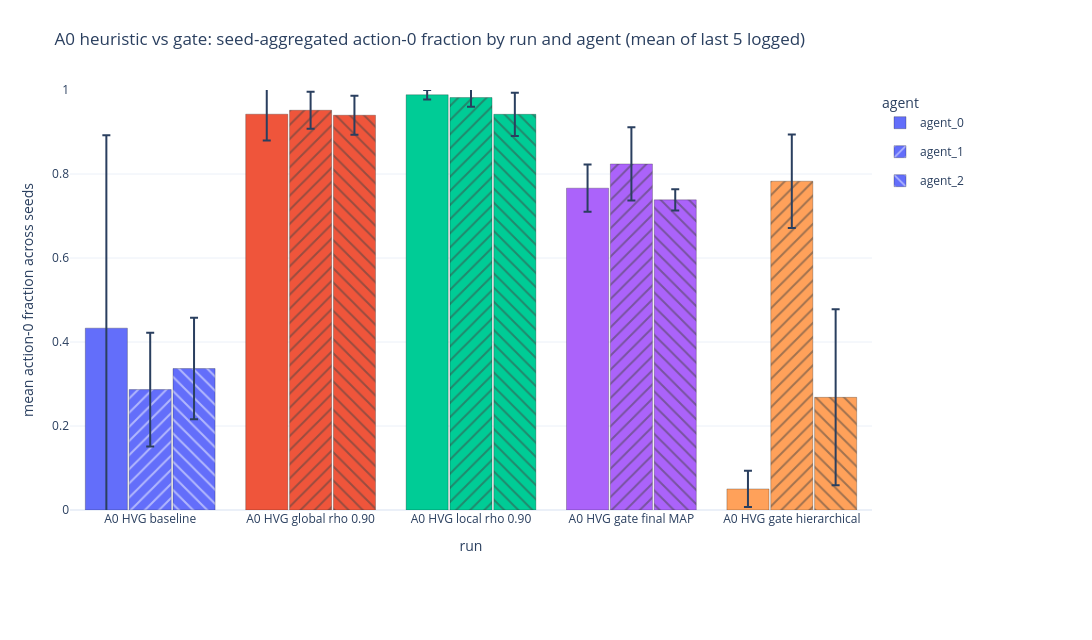
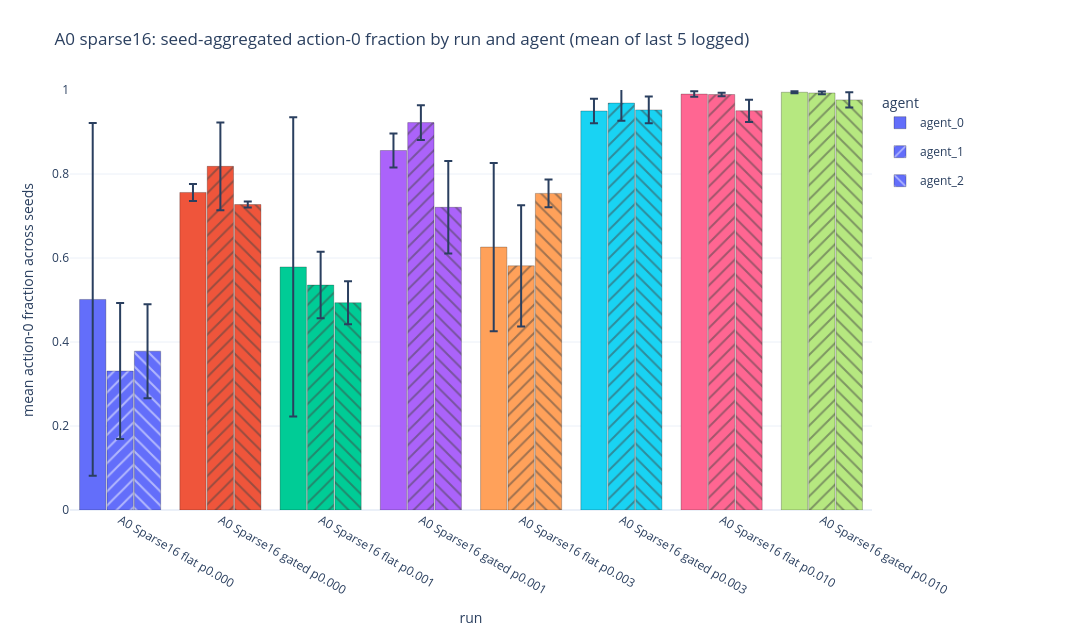
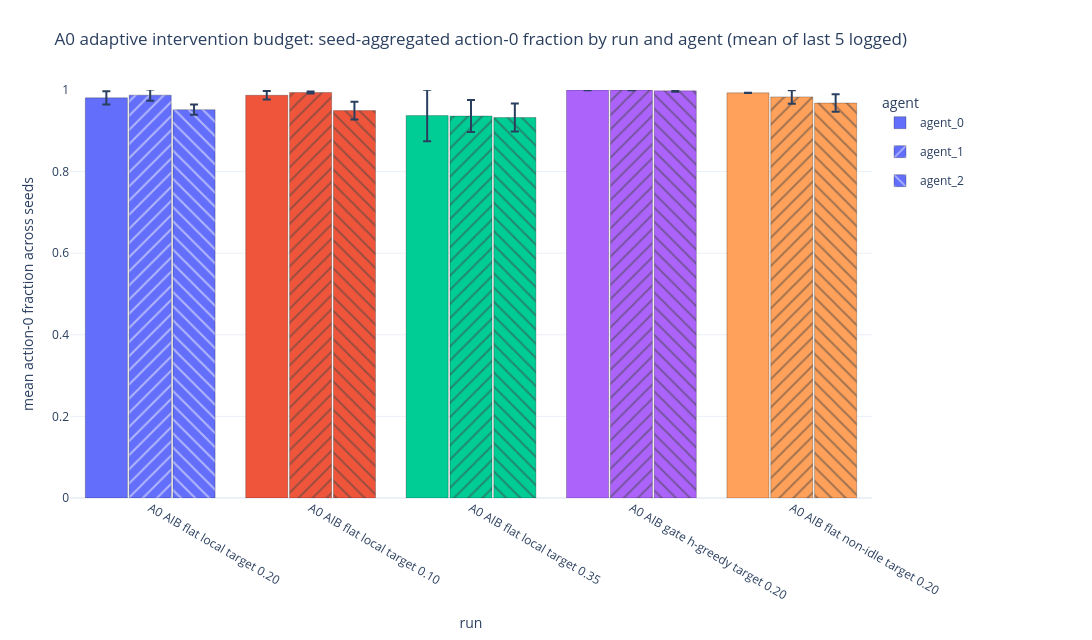

The notebook cell these images were saved under, in order:
### Markdown cell above
## Seed-Aggregated Last-5-Logged Action-0 Fraction By Run And Agent

### Code cell
seed_action0 = adm.seed_aggregated_last5_logged_action0_fraction_by_agent(ctx)
adm.display_metric_figures(seed_action0)

### Figure 1 — Plotly figure (JSON) as saved in the notebook; plotly's stock layout.template omitted (floating-point values rounded to 4 significant figures)
{"data": [{"customdata": [[0.4593, 3, "[0, 1, 2]", 17320.0, 18370.0, "['a0_hvg_00_baseline_s0', 'a0_hvg_00_baseline_s1', 'a0_hvg_00_baseline_s2']"], [0.06263, 3, "[0, 1, 2]", 37699, 2505.0, "['a0_hvg_01_eval_rho090_s0', 'a0_hvg_01_eval_rho090_s1', 'a0_hvg_01_eval_rho090_s2']"], [0.01123, 3, "[0, 1, 2]", 39548, 449.1, "['a0_hvg_04_eval_local_rho090_s0', 'a0_hvg_04_eval_local_rho090_s1', 'a0_hvg_04_eval_local_rho090_s2']"], [0.05622, 3, "[0, 1, 2]", 30650.0, 2249.0, "['a0_hvg_02_gate_final_map_s0', 'a0_hvg_02_gate_final_map_s1', 'a0_hvg_02_gate_final_map_s2']"], [0.04322, 3, "[0, 1, 2]", 2005.0, 1729.0, "['a0_hvg_03_gate_hierarchical_s0', 'a0_hvg_03_gate_hierarchical_s1', 'a0_hvg_03_gate_hierarchical_s2']"]], "error_y": {"array": [0.4593, 0.06263, 0.01123, 0.05622, 0.04322], "type": "data", "visible": true}, "hovertemplate": "run=%{x}<br>agent=agent_0<br>mean action-0 fraction=%{y:.4f}<br>std across seeds=%{customdata[0]:.4f}<br>n_seeds=%{customdata[1]}<br>seeds=%{customdata[2]}<br>mean action-0 count=%{customdata[3]:.0f}<br>std action-0 count=%{customdata[4]:.0f}<br>seed runs=%{customdata[5]}<extra></extra>", "legendgroup": "agent_0", "marker": {"color": ["#636EFA", "#EF553B", "#00CC96", "#AB63FA", "#FFA15A"], "line": {"color": "rgba(0,0,0,0.35)", "width": 0.7}, "pattern": {"shape": ""}}, "name": "agent_0", "type": "bar", "x": ["A0 HVG baseline", "A0 HVG global rho 0.90", "A0 HVG local rho 0.90", "A0 HVG gate final MAP", "A0 HVG gate hierarchical"], "y": [0.433, 0.9425, 0.9887, 0.7663, 0.05012]}, {"customdata": [[0.1356, 3, "[0, 1, 2]", 11470.0, 5422.0, "['a0_hvg_00_baseline_s0', 'a0_hvg_00_baseline_s1', 'a0_hvg_00_baseline_s2']"], [0.04397, 3, "[0, 1, 2]", 38070.0, 1759.0, "['a0_hvg_01_eval_rho090_s0', 'a0_hvg_01_eval_rho090_s1', 'a0_hvg_01_eval_rho090_s2']"], [0.02218, 3, "[0, 1, 2]", 39280.0, 887.5, "['a0_hvg_04_eval_local_rho090_s0', 'a0_hvg_04_eval_local_rho090_s1', 'a0_hvg_04_eval_local_rho090_s2']"], [0.08714, 3, "[0, 1, 2]", 32960.0, 3486.0, "['a0_hvg_02_gate_final_map_s0', 'a0_hvg_02_gate_final_map_s1', 'a0_hvg_02_gate_final_map_s2']"], [0.1114, 3, "[0, 1, 2]", 31312, 4455.0, "['a0_hvg_03_gate_hierarchical_s0', 'a0_hvg_03_gate_hierarchical_s1', 'a0_hvg_03_gate_hierarchical_s2']"]], "error_y": {"array": [0.1356, 0.04397, 0.02218, 0.08714, 0.1114], "type": "data", "visible": true}, "hovertemplate": "run=%{x}<br>agent=agent_1<br>mean action-0 fraction=%{y:.4f}<br>std across seeds=%{customdata[0]:.4f}<br>n_seeds=%{customdata[1]}<br>seeds=%{customdata[2]}<br>mean action-0 count=%{customdata[3]:.0f}<br>std action-0 count=%{customdata[4]:.0f}<br>seed runs=%{customdata[5]}<extra></extra>", "legendgroup": "agent_1", "marker": {"color": ["#636EFA", "#EF553B", "#00CC96", "#AB63FA", "#FFA15A"], "line": {"color": "rgba(0,0,0,0.35)", "width": 0.7}, "pattern": {"shape": "/"}}, "name": "agent_1", "type": "bar", "x": ["A0 HVG baseline", "A0 HVG global rho 0.90", "A0 HVG local rho 0.90", "A0 HVG gate final MAP", "A0 HVG gate hierarchical"], "y": [0.2867, 0.9518, 0.9821, 0.824, 0.7828]}, {"customdata": [[0.1208, 3, "[0, 1, 2]", 13470.0, 4830.0, "['a0_hvg_00_baseline_s0', 'a0_hvg_00_baseline_s1', 'a0_hvg_00_baseline_s2']"], [0.04662, 3, "[0, 1, 2]", 37600.0, 1865.0, "['a0_hvg_01_eval_rho090_s0', 'a0_hvg_01_eval_rho090_s1', 'a0_hvg_01_eval_rho090_s2']"], [0.0515, 3, "[0, 1, 2]", 37687, 2060.0, "['a0_hvg_04_eval_local_rho090_s0', 'a0_hvg_04_eval_local_rho090_s1', 'a0_hvg_04_eval_local_rho090_s2']"], [0.02537, 3, "[0, 1, 2]", 29540.0, 1015.0, "['a0_hvg_02_gate_final_map_s0', 'a0_hvg_02_gate_final_map_s1', 'a0_hvg_02_gate_final_map_s2']"], [0.2096, 3, "[0, 1, 2]", 10730.0, 8383.0, "['a0_hvg_03_gate_hierarchical_s0', 'a0_hvg_03_gate_hierarchical_s1', 'a0_hvg_03_gate_hierarchical_s2']"]], "error_y": {"array": [0.1208, 0.04662, 0.0515, 0.02537, 0.2096], "type": "data", "visible": true}, "hovertemplate": "run=%{x}<br>agent=agent_2<br>mean action-0 fraction=%{y:.4f}<br>std across seeds=%{customdata[0]:.4f}<br>n_seeds=%{customdata[1]}<br>seeds=%{customdata[2]}<br>mean action-0 count=%{customdata[3]:.0f}<br>std action-0 count=%{customdata[4]:.0f}<br>seed runs=%{customdata[5]}<extra></extra>", "legendgroup": "agent_2", "marker": {"color": ["#636EFA", "#EF553B", "#00CC96", "#AB63FA", "#FFA15A"], "line": {"color": "rgba(0,0,0,0.35)", "width": 0.7}, "pattern": {"shape": "\\"}}, "name": "agent_2", "type": "bar", "x": ["A0 HVG baseline", "A0 HVG global rho 0.90", "A0 HVG local rho 0.90", "A0 HVG gate final MAP", "A0 HVG gate hierarchical"], "y": [0.3368, 0.94, 0.9422, 0.7385, 0.2682]}], "layout": {"bargap": 0.18, "bargroupgap": 0.04, "barmode": "group", "height": 640, "legend": {"orientation": "v", "title": {"text": "agent"}, "x": 1.01, "xanchor": "left", "y": 1, "yanchor": "top"}, "margin": {"b": 130, "l": 70, "r": 220, "t": 90}, "title": {"text": "A0 heuristic vs gate: seed-aggregated action-0 fraction by run and agent (mean of last 5 logged)"}, "width": 1450, "xaxis": {"categoryarray": ["A0 HVG baseline", "A0 HVG global rho 0.90", "A0 HVG local rho 0.90", "A0 HVG gate final MAP", "A0 HVG gate hierarchical"], "categoryorder": "array", "title": {"text": "run"}}, "yaxis": {"range": [0, 1], "title": {"text": "mean action-0 fraction across seeds"}}}}

### Figure 2 — Plotly figure (JSON) as saved in the notebook; plotly's stock layout.template omitted (floating-point values rounded to 4 significant figures)
{"data": [{"customdata": [[0.42, 3, "[0, 1, 2]", 20050.0, 16800.0, "['a0_sparse16_flat_p000_s0', 'a0_sparse16_flat_p000_s1', 'a0_sparse16_flat_p000_s2']"], [0.02011, 3, "[0, 1, 2]", 30244, 804.3, "['a0_sparse16_gated_p000_s0', 'a0_sparse16_gated_p000_s1', 'a0_sparse16_gated_p000_s2']"], [0.3563, 3, "[0, 1, 2]", 23150.0, 14250.0, "['a0_sparse16_flat_p001_s0', 'a0_sparse16_flat_p001_s1', 'a0_sparse16_flat_p001_s2']"], [0.04057, 3, "[0, 1, 2]", 34240.0, 1623.0, "['a0_sparse16_gated_p001_s0', 'a0_sparse16_gated_p001_s1', 'a0_sparse16_gated_p001_s2']"], [0.2001, 3, "[0, 1, 2]", 25040.0, 8006.0, "['a0_sparse16_flat_p003_s0', 'a0_sparse16_flat_p003_s1', 'a0_sparse16_flat_p003_s2']"], [0.02901, 3, "[0, 1, 2]", 37999, 1161.0, "['a0_sparse16_gated_p003_s0', 'a0_sparse16_gated_p003_s1', 'a0_sparse16_gated_p003_s2']"], [0.00645, 3, "[0, 1, 2]", 39610.0, 258.4, "['a0_sparse16_flat_p010_s0', 'a0_sparse16_flat_p010_s1', 'a0_sparse16_flat_p010_s2']"], [0.002383, 3, "[0, 1, 2]", 39786, 95.64, "['a0_sparse16_gated_p010_s0', 'a0_sparse16_gated_p010_s1', 'a0_sparse16_gated_p010_s2']"]], "error_y": {"array": [0.42, 0.02011, 0.3563, 0.04057, 0.2001, 0.02901, 0.00645, 0.002383], "type": "data", "visible": true}, "hovertemplate": "run=%{x}<br>agent=agent_0<br>mean action-0 fraction=%{y:.4f}<br>std across seeds=%{customdata[0]:.4f}<br>n_seeds=%{customdata[1]}<br>seeds=%{customdata[2]}<br>mean action-0 count=%{customdata[3]:.0f}<br>std action-0 count=%{customdata[4]:.0f}<br>seed runs=%{customdata[5]}<extra></extra>", "legendgroup": "agent_0", "marker": {"color": ["#636EFA", "#EF553B", "#00CC96", "#AB63FA", "#FFA15A", "#19D3F3", "#FF6692", "#B6E880"], "line": {"color": "rgba(0,0,0,0.35)", "width": 0.7}, "pattern": {"shape": ""}}, "name": "agent_0", "type": "bar", "x": ["A0 Sparse16 flat p0.000", "A0 Sparse16 gated p0.000", "A0 Sparse16 flat p0.001", "A0 Sparse16 gated p0.001", "A0 Sparse16 flat p0.003", "A0 Sparse16 gated p0.003", "A0 Sparse16 flat p0.010", "A0 Sparse16 gated p0.010"], "y": [0.5013, 0.7561, 0.5787, 0.856, 0.626, 0.95, 0.9903, 0.9946]}, {"customdata": [[0.1618, 3, "[0, 1, 2]", 13230.0, 6471.0, "['a0_sparse16_flat_p000_s0', 'a0_sparse16_flat_p000_s1', 'a0_sparse16_flat_p000_s2']"], [0.1045, 3, "[0, 1, 2]", 32730.0, 4181.0, "['a0_sparse16_gated_p000_s0', 'a0_sparse16_gated_p000_s1', 'a0_sparse16_gated_p000_s2']"], [0.07906, 3, "[0, 1, 2]", 21422, 3163.0, "['a0_sparse16_flat_p001_s0', 'a0_sparse16_flat_p001_s1', 'a0_sparse16_flat_p001_s2']"], [0.04151, 3, "[0, 1, 2]", 36895, 1660.0, "['a0_sparse16_gated_p001_s0', 'a0_sparse16_gated_p001_s1', 'a0_sparse16_gated_p001_s2']"], [0.1444, 3, "[0, 1, 2]", 23256, 5778.0, "['a0_sparse16_flat_p003_s0', 'a0_sparse16_flat_p003_s1', 'a0_sparse16_flat_p003_s2']"], [0.04194, 3, "[0, 1, 2]", 38760.0, 1678.0, "['a0_sparse16_gated_p003_s0', 'a0_sparse16_gated_p003_s1', 'a0_sparse16_gated_p003_s2']"], [0.004155, 3, "[0, 1, 2]", 39571, 166.0, "['a0_sparse16_flat_p010_s0', 'a0_sparse16_flat_p010_s1', 'a0_sparse16_flat_p010_s2']"], [0.003281, 3, "[0, 1, 2]", 39718, 131.4, "['a0_sparse16_gated_p010_s0', 'a0_sparse16_gated_p010_s1', 'a0_sparse16_gated_p010_s2']"]], "error_y": {"array": [0.1618, 0.1045, 0.07906, 0.04151, 0.1444, 0.04194, 0.004155, 0.003281], "type": "data", "visible": true}, "hovertemplate": "run=%{x}<br>agent=agent_1<br>mean action-0 fraction=%{y:.4f}<br>std across seeds=%{customdata[0]:.4f}<br>n_seeds=%{customdata[1]}<br>seeds=%{customdata[2]}<br>mean action-0 count=%{customdata[3]:.0f}<br>std action-0 count=%{customdata[4]:.0f}<br>seed runs=%{customdata[5]}<extra></extra>", "legendgroup": "agent_1", "marker": {"color": ["#636EFA", "#EF553B", "#00CC96", "#AB63FA", "#FFA15A", "#19D3F3", "#FF6692", "#B6E880"], "line": {"color": "rgba(0,0,0,0.35)", "width": 0.7}, "pattern": {"shape": "/"}}, "name": "agent_1", "type": "bar", "x": ["A0 Sparse16 flat p0.000", "A0 Sparse16 gated p0.000", "A0 Sparse16 flat p0.001", "A0 Sparse16 gated p0.001", "A0 Sparse16 flat p0.003", "A0 Sparse16 gated p0.003", "A0 Sparse16 flat p0.010", "A0 Sparse16 gated p0.010"], "y": [0.3308, 0.8183, 0.5356, 0.9224, 0.5814, 0.9689, 0.9893, 0.9929]}, {"customdata": [[0.1119, 3, "[0, 1, 2]", 15127, 4475.0, "['a0_sparse16_flat_p000_s0', 'a0_sparse16_flat_p000_s1', 'a0_sparse16_flat_p000_s2']"], [0.006884, 3, "[0, 1, 2]", 29090.0, 275.2, "['a0_sparse16_gated_p000_s0', 'a0_sparse16_gated_p000_s1', 'a0_sparse16_gated_p000_s2']"], [0.05135, 3, "[0, 1, 2]", 19742, 2054.0, "['a0_sparse16_flat_p001_s0', 'a0_sparse16_flat_p001_s1', 'a0_sparse16_flat_p001_s2']"], [0.1103, 3, "[0, 1, 2]", 28830.0, 4412.0, "['a0_sparse16_gated_p001_s0', 'a0_sparse16_gated_p001_s1', 'a0_sparse16_gated_p001_s2']"], [0.03303, 3, "[0, 1, 2]", 30153, 1321.0, "['a0_sparse16_flat_p003_s0', 'a0_sparse16_flat_p003_s1', 'a0_sparse16_flat_p003_s2']"], [0.03192, 3, "[0, 1, 2]", 38100.0, 1277.0, "['a0_sparse16_gated_p003_s0', 'a0_sparse16_gated_p003_s1', 'a0_sparse16_gated_p003_s2']"], [0.0265, 3, "[0, 1, 2]", 38020.0, 1060.0, "['a0_sparse16_flat_p010_s0', 'a0_sparse16_flat_p010_s1', 'a0_sparse16_flat_p010_s2']"], [0.018, 3, "[0, 1, 2]", 39050.0, 720.2, "['a0_sparse16_gated_p010_s0', 'a0_sparse16_gated_p010_s1', 'a0_sparse16_gated_p010_s2']"]], "error_y": {"array": [0.1119, 0.006884, 0.05135, 0.1103, 0.03303, 0.03192, 0.0265, 0.018], "type": "data", "visible": true}, "hovertemplate": "run=%{x}<br>agent=agent_2<br>mean action-0 fraction=%{y:.4f}<br>std across seeds=%{customdata[0]:.4f}<br>n_seeds=%{customdata[1]}<br>seeds=%{customdata[2]}<br>mean action-0 count=%{customdata[3]:.0f}<br>std action-0 count=%{customdata[4]:.0f}<br>seed runs=%{customdata[5]}<extra></extra>", "legendgroup": "agent_2", "marker": {"color": ["#636EFA", "#EF553B", "#00CC96", "#AB63FA", "#FFA15A", "#19D3F3", "#FF6692", "#B6E880"], "line": {"color": "rgba(0,0,0,0.35)", "width": 0.7}, "pattern": {"shape": "\\"}}, "name": "agent_2", "type": "bar", "x": ["A0 Sparse16 flat p0.000", "A0 Sparse16 gated p0.000", "A0 Sparse16 flat p0.001", "A0 Sparse16 gated p0.001", "A0 Sparse16 flat p0.003", "A0 Sparse16 gated p0.003", "A0 Sparse16 flat p0.010", "A0 Sparse16 gated p0.010"], "y": [0.3782, 0.7274, 0.4935, 0.7207, 0.7538, 0.9526, 0.9506, 0.9764]}], "layout": {"bargap": 0.18, "bargroupgap": 0.04, "barmode": "group", "height": 640, "legend": {"orientation": "v", "title": {"text": "agent"}, "x": 1.01, "xanchor": "left", "y": 1, "yanchor": "top"}, "margin": {"b": 130, "l": 70, "r": 220, "t": 90}, "title": {"text": "A0 sparse16: seed-aggregated action-0 fraction by run and agent (mean of last 5 logged)"}, "width": 1450, "xaxis": {"categoryarray": ["A0 Sparse16 flat p0.000", "A0 Sparse16 gated p0.000", "A0 Sparse16 flat p0.001", "A0 Sparse16 gated p0.001", "A0 Sparse16 flat p0.003", "A0 Sparse16 gated p0.003", "A0 Sparse16 flat p0.010", "A0 Sparse16 gated p0.010"], "categoryorder": "array", "title": {"text": "run"}}, "yaxis": {"range": [0, 1], "title": {"text": "mean action-0 fraction across seeds"}}}}

### Figure 3 — Plotly figure (JSON) as saved in the notebook; plotly's stock layout.template omitted (floating-point values rounded to 4 significant figures)
{"data": [{"customdata": [[0.01635, 3, "[0, 1, 2]", 39230.0, 654.2, "['a0_aib_00_flat_local_t020_s0', 'a0_aib_00_flat_local_t020_s1', 'a0_aib_00_flat_local_t020_s2']"], [0.01043, 3, "[0, 1, 2]", 39480.0, 417.3, "['a0_aib_01_flat_local_t010_s0', 'a0_aib_01_flat_local_t010_s1', 'a0_aib_01_flat_local_t010_s2']"], [0.06312, 3, "[0, 1, 2]", 37490.0, 2525.0, "['a0_aib_02_flat_local_t035_s0', 'a0_aib_02_flat_local_t035_s1', 'a0_aib_02_flat_local_t035_s2']"], [0.0002855, 3, "[0, 1, 2]", 39993, 11.27, "['a0_aib_03_gate_hgreedy_sep_local_t020_s0', 'a0_aib_03_gate_hgreedy_sep_local_t020_s1', 'a0_aib_03_gate_hgreedy_sep_local_t020_s2']"], [0.0003819, 3, "[0, 1, 2]", 39720.0, 15.5, "['a0_aib_04_flat_nonidle_t020_s0', 'a0_aib_04_flat_nonidle_t020_s1', 'a0_aib_04_flat_nonidle_t020_s2']"]], "error_y": {"array": [0.01635, 0.01043, 0.06312, 0.0002855, 0.0003819], "type": "data", "visible": true}, "hovertemplate": "run=%{x}<br>agent=agent_0<br>mean action-0 fraction=%{y:.4f}<br>std across seeds=%{customdata[0]:.4f}<br>n_seeds=%{customdata[1]}<br>seeds=%{customdata[2]}<br>mean action-0 count=%{customdata[3]:.0f}<br>std action-0 count=%{customdata[4]:.0f}<br>seed runs=%{customdata[5]}<extra></extra>", "legendgroup": "agent_0", "marker": {"color": ["#636EFA", "#EF553B", "#00CC96", "#AB63FA", "#FFA15A"], "line": {"color": "rgba(0,0,0,0.35)", "width": 0.7}, "pattern": {"shape": ""}}, "name": "agent_0", "type": "bar", "x": ["A0 AIB flat local target 0.20", "A0 AIB flat local target 0.10", "A0 AIB flat local target 0.35", "A0 AIB gate h-greedy target 0.20", "A0 AIB flat non-idle target 0.20"], "y": [0.9807, 0.9871, 0.9373, 0.9998, 0.993]}, {"customdata": [[0.01386, 3, "[0, 1, 2]", 39497, 554.4, "['a0_aib_00_flat_local_t020_s0', 'a0_aib_00_flat_local_t020_s1', 'a0_aib_00_flat_local_t020_s2']"], [0.002297, 3, "[0, 1, 2]", 39756, 91.8, "['a0_aib_01_flat_local_t010_s0', 'a0_aib_01_flat_local_t010_s1', 'a0_aib_01_flat_local_t010_s2']"], [0.03929, 3, "[0, 1, 2]", 37448, 1572.0, "['a0_aib_02_flat_local_t035_s0', 'a0_aib_02_flat_local_t035_s1', 'a0_aib_02_flat_local_t035_s2']"], [0.000167, 3, "[0, 1, 2]", 39990.0, 6.658, "['a0_aib_03_gate_hgreedy_sep_local_t020_s0', 'a0_aib_03_gate_hgreedy_sep_local_t020_s1', 'a0_aib_03_gate_hgreedy_sep_local_t020_s2']"], [0.01655, 3, "[0, 1, 2]", 39320.0, 662.0, "['a0_aib_04_flat_nonidle_t020_s0', 'a0_aib_04_flat_nonidle_t020_s1', 'a0_aib_04_flat_nonidle_t020_s2']"]], "error_y": {"array": [0.01386, 0.002297, 0.03929, 0.000167, 0.01655], "type": "data", "visible": true}, "hovertemplate": "run=%{x}<br>agent=agent_1<br>mean action-0 fraction=%{y:.4f}<br>std across seeds=%{customdata[0]:.4f}<br>n_seeds=%{customdata[1]}<br>seeds=%{customdata[2]}<br>mean action-0 count=%{customdata[3]:.0f}<br>std action-0 count=%{customdata[4]:.0f}<br>seed runs=%{customdata[5]}<extra></extra>", "legendgroup": "agent_1", "marker": {"color": ["#636EFA", "#EF553B", "#00CC96", "#AB63FA", "#FFA15A"], "line": {"color": "rgba(0,0,0,0.35)", "width": 0.7}, "pattern": {"shape": "/"}}, "name": "agent_1", "type": "bar", "x": ["A0 AIB flat local target 0.20", "A0 AIB flat local target 0.10", "A0 AIB flat local target 0.35", "A0 AIB gate h-greedy target 0.20", "A0 AIB flat non-idle target 0.20"], "y": [0.9874, 0.9939, 0.9362, 0.9998, 0.9831]}, {"customdata": [[0.01263, 3, "[0, 1, 2]", 38070, 505.5, "['a0_aib_00_flat_local_t020_s0', 'a0_aib_00_flat_local_t020_s1', 'a0_aib_00_flat_local_t020_s2']"], [0.02187, 3, "[0, 1, 2]", 37980, 874.8, "['a0_aib_01_flat_local_t010_s0', 'a0_aib_01_flat_local_t010_s1', 'a0_aib_01_flat_local_t010_s2']"], [0.03441, 3, "[0, 1, 2]", 37300.0, 1377.0, "['a0_aib_02_flat_local_t035_s0', 'a0_aib_02_flat_local_t035_s1', 'a0_aib_02_flat_local_t035_s2']"], [0.002168, 3, "[0, 1, 2]", 39914, 86.71, "['a0_aib_03_gate_hgreedy_sep_local_t020_s0', 'a0_aib_03_gate_hgreedy_sep_local_t020_s1', 'a0_aib_03_gate_hgreedy_sep_local_t020_s2']"], [0.02143, 3, "[0, 1, 2]", 38720.0, 857.1, "['a0_aib_04_flat_nonidle_t020_s0', 'a0_aib_04_flat_nonidle_t020_s1', 'a0_aib_04_flat_nonidle_t020_s2']"]], "error_y": {"array": [0.01263, 0.02187, 0.03441, 0.002168, 0.02143], "type": "data", "visible": true}, "hovertemplate": "run=%{x}<br>agent=agent_2<br>mean action-0 fraction=%{y:.4f}<br>std across seeds=%{customdata[0]:.4f}<br>n_seeds=%{customdata[1]}<br>seeds=%{customdata[2]}<br>mean action-0 count=%{customdata[3]:.0f}<br>std action-0 count=%{customdata[4]:.0f}<br>seed runs=%{customdata[5]}<extra></extra>", "legendgroup": "agent_2", "marker": {"color": ["#636EFA", "#EF553B", "#00CC96", "#AB63FA", "#FFA15A"], "line": {"color": "rgba(0,0,0,0.35)", "width": 0.7}, "pattern": {"shape": "\\"}}, "name": "agent_2", "type": "bar", "x": ["A0 AIB flat local target 0.20", "A0 AIB flat local target 0.10", "A0 AIB flat local target 0.35", "A0 AIB gate h-greedy target 0.20", "A0 AIB flat non-idle target 0.20"], "y": [0.9517, 0.9495, 0.9325, 0.9979, 0.968]}], "layout": {"bargap": 0.18, "bargroupgap": 0.04, "barmode": "group", "height": 640, "legend": {"orientation": "v", "title": {"text": "agent"}, "x": 1.01, "xanchor": "left", "y": 1, "yanchor": "top"}, "margin": {"b": 130, "l": 70, "r": 220, "t": 90}, "title": {"text": "A0 adaptive intervention budget: seed-aggregated action-0 fraction by run and agent (mean of last 5 logged)"}, "width": 1450, "xaxis": {"categoryarray": ["A0 AIB flat local target 0.20", "A0 AIB flat local target 0.10", "A0 AIB flat local target 0.35", "A0 AIB gate h-greedy target 0.20", "A0 AIB flat non-idle target 0.20"], "categoryorder": "array", "title": {"text": "run"}}, "yaxis": {"range": [0, 1], "title": {"text": "mean action-0 fraction across seeds"}}}}
